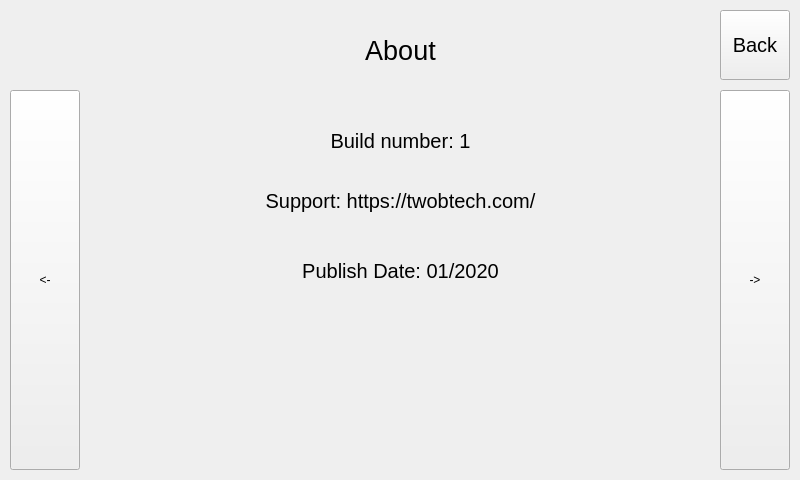
<?xml version="1.0" encoding="UTF-8"?>
<ui version="4.0">
 <class>AboutForm</class>
 <widget class="QWidget" name="AboutForm">
  <property name="geometry">
   <rect>
    <x>0</x>
    <y>0</y>
    <width>800</width>
    <height>480</height>
   </rect>
  </property>
  <property name="minimumSize">
   <size>
    <width>800</width>
    <height>480</height>
   </size>
  </property>
  <property name="maximumSize">
   <size>
    <width>800</width>
    <height>480</height>
   </size>
  </property>
  <property name="windowTitle">
   <string>Form</string>
  </property>
  <widget class="QPushButton" name="closeButton">
   <property name="geometry">
    <rect>
     <x>720</x>
     <y>10</y>
     <width>70</width>
     <height>70</height>
    </rect>
   </property>
   <property name="font">
    <font>
     <pointsize>15</pointsize>
    </font>
   </property>
   <property name="text">
    <string>Back</string>
   </property>
  </widget>
  <widget class="QLabel" name="Title">
   <property name="geometry">
    <rect>
     <x>0</x>
     <y>20</y>
     <width>801</width>
     <height>61</height>
    </rect>
   </property>
   <property name="font">
    <font>
     <pointsize>20</pointsize>
    </font>
   </property>
   <property name="text">
    <string>About</string>
   </property>
   <property name="alignment">
    <set>Qt::AlignCenter</set>
   </property>
  </widget>
  <widget class="QPushButton" name="moveRightButton">
   <property name="geometry">
    <rect>
     <x>720</x>
     <y>90</y>
     <width>70</width>
     <height>380</height>
    </rect>
   </property>
   <property name="text">
    <string>-&gt;</string>
   </property>
  </widget>
  <widget class="QPushButton" name="moveLeftButton">
   <property name="geometry">
    <rect>
     <x>10</x>
     <y>90</y>
     <width>70</width>
     <height>380</height>
    </rect>
   </property>
   <property name="text">
    <string>&lt;-</string>
   </property>
  </widget>
  <widget class="QLabel" name="buildLabel">
   <property name="geometry">
    <rect>
     <x>80</x>
     <y>120</y>
     <width>641</width>
     <height>41</height>
    </rect>
   </property>
   <property name="font">
    <font>
     <pointsize>15</pointsize>
    </font>
   </property>
   <property name="text">
    <string>Build number: 1</string>
   </property>
   <property name="alignment">
    <set>Qt::AlignCenter</set>
   </property>
  </widget>
  <widget class="QLabel" name="publishLabel">
   <property name="geometry">
    <rect>
     <x>80</x>
     <y>250</y>
     <width>641</width>
     <height>41</height>
    </rect>
   </property>
   <property name="font">
    <font>
     <pointsize>15</pointsize>
    </font>
   </property>
   <property name="text">
    <string>Publish Date: 01/2020</string>
   </property>
   <property name="alignment">
    <set>Qt::AlignCenter</set>
   </property>
  </widget>
  <widget class="QLabel" name="supportLabel">
   <property name="geometry">
    <rect>
     <x>80</x>
     <y>180</y>
     <width>641</width>
     <height>41</height>
    </rect>
   </property>
   <property name="font">
    <font>
     <pointsize>15</pointsize>
    </font>
   </property>
   <property name="text">
    <string>Support: https://twobtech.com/</string>
   </property>
   <property name="alignment">
    <set>Qt::AlignCenter</set>
   </property>
  </widget>
  <zorder>Title</zorder>
  <zorder>closeButton</zorder>
  <zorder>moveRightButton</zorder>
  <zorder>moveLeftButton</zorder>
  <zorder>buildLabel</zorder>
  <zorder>publishLabel</zorder>
  <zorder>supportLabel</zorder>
 </widget>
 <resources/>
 <connections/>
</ui>
